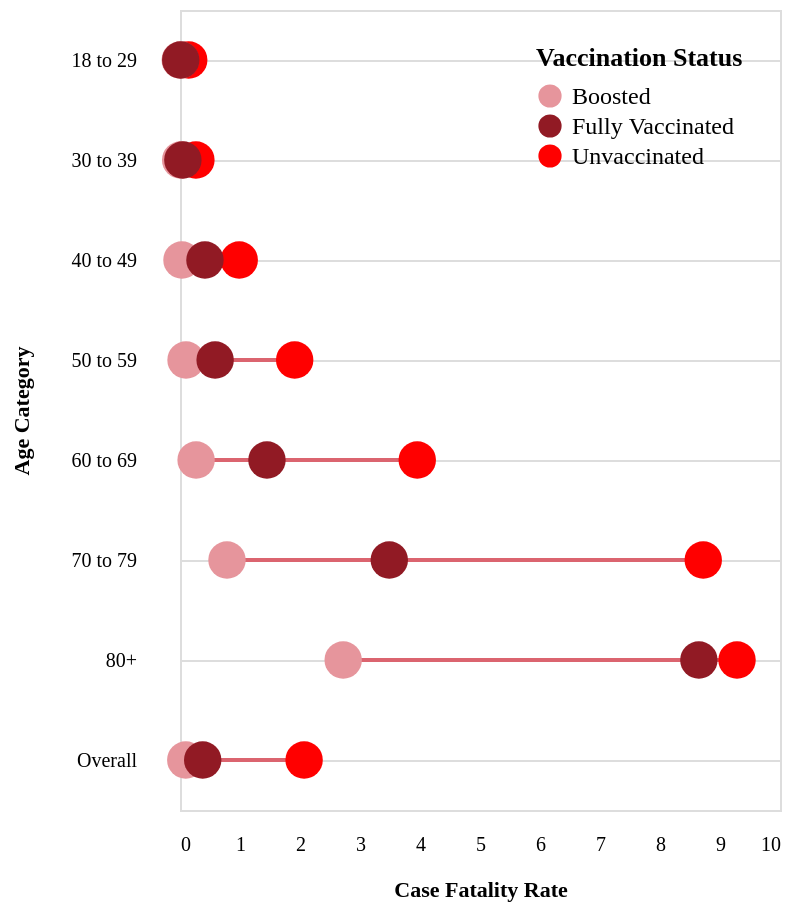

Here is the Vega-Lite specification saved for this chart:
### Vega-Lite specification from a JSON file in a GitHub repository (floating-point values rounded to 4 significant figures)
{"$schema": "https://vega.github.io/schema/vega-lite/v5.json", "height": 400, "config": {"font": "Nunito"}, "width": "container", "data": {"values": [{"age": "18 to 29", "type": "Unvaccinated", "value": 0.1453}, {"age": "18 to 29", "type": "Boosted", "value": 0.004104}, {"age": "18 to 29", "type": "Fully Vaccinated", "value": 0.01258}, {"age": "30 to 39", "type": "Unvaccinated", "value": 0.265}, {"age": "30 to 39", "type": "Boosted", "value": 0.01123}, {"age": "30 to 39", "type": "Fully Vaccinated", "value": 0.04777}, {"age": "40 to 49", "type": "Unvaccinated", "value": 0.987}, {"age": "40 to 49", "type": "Boosted", "value": 0.03264}, {"age": "40 to 49", "type": "Fully Vaccinated", "value": 0.4159}, {"age": "50 to 59", "type": "Unvaccinated", "value": 1.911}, {"age": "50 to 59", "type": "Boosted", "value": 0.1005}, {"age": "50 to 59", "type": "Fully Vaccinated", "value": 0.5854}, {"age": "60 to 69", "type": "Unvaccinated", "value": 3.954}, {"age": "60 to 69", "type": "Boosted", "value": 0.2683}, {"age": "60 to 69", "type": "Fully Vaccinated", "value": 1.45}, {"age": "70 to 79", "type": "Unvaccinated", "value": 8.721}, {"age": "70 to 79", "type": "Boosted", "value": 0.7834}, {"age": "70 to 79", "type": "Fully Vaccinated", "value": 3.488}, {"age": "80+", "type": "Unvaccinated", "value": 9.284}, {"age": "80+", "type": "Boosted", "value": 2.72}, {"age": "80+", "type": "Fully Vaccinated", "value": 8.648}, {"age": "Overall", "type": "Unvaccinated", "value": 2.068}, {"age": "Overall", "type": "Boosted", "value": 0.0962}, {"age": "Overall", "type": "Fully Vaccinated", "value": 0.3784}]}, "encoding": {"x": {"field": "value", "type": "quantitative", "title": "Case Fatality Rate", "axis": {"offset": 10, "ticks": false, "minExtent": 20, "domain": false, "grid": false}}, "y": {"field": "age", "type": "nominal", "title": "Age Category", "axis": {"offset": 20, "ticks": false, "minExtent": 50, "domain": false, "grid": true}}}, "layer": [{"mark": "line", "encoding": {"detail": {"field": "age", "type": "nominal"}, "color": {"value": "#db646f"}}}, {"mark": {"type": "point", "filled": true, "size": 350, "tooltip": true}, "encoding": {"color": {"field": "type", "type": "nominal", "scale": {"domain": ["Boosted", "Fully Vaccinated", "Unvaccinated"], "range": ["#e6959c", "#911a24", "#FF0000"]}, "title": "Vaccination Status", "legend": {"orient": "top-right", "labelFontSize": 12, "titleFontSize": 13, "symbolSize": 135}}, "tooltip": [{"field": "type", "title": "Type"}, {"field": "value", "title": "CFR rate", "format": ".2f"}, {"field": "age", "title": "Age Category"}], "opacity": {"value": 1}}}]}
